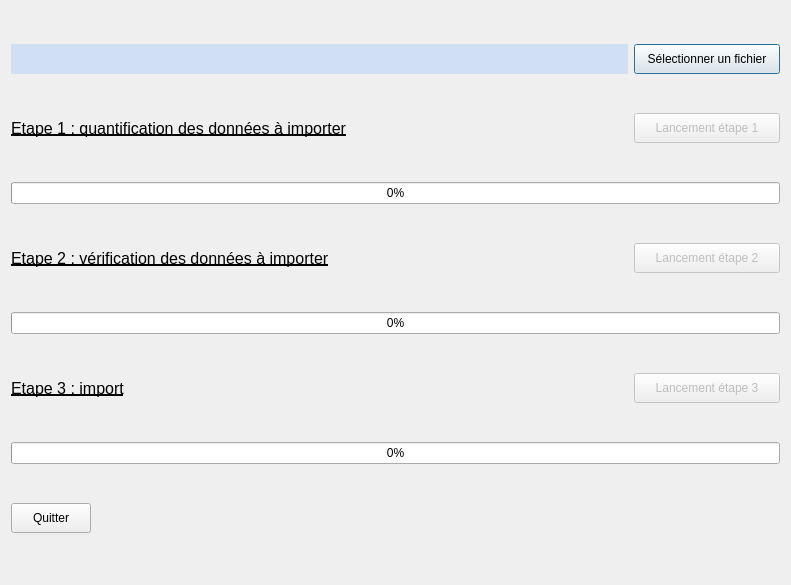
<?xml version="1.0" encoding="UTF-8"?>
<ui version="4.0">
 <class>import_periode_form</class>
 <widget class="QDialog" name="import_periode_form">
  <property name="geometry">
   <rect>
    <x>0</x>
    <y>0</y>
    <width>791</width>
    <height>585</height>
   </rect>
  </property>
  <property name="sizePolicy">
   <sizepolicy hsizetype="Fixed" vsizetype="Fixed">
    <horstretch>0</horstretch>
    <verstretch>0</verstretch>
   </sizepolicy>
  </property>
  <property name="minimumSize">
   <size>
    <width>791</width>
    <height>585</height>
   </size>
  </property>
  <property name="maximumSize">
   <size>
    <width>791</width>
    <height>585</height>
   </size>
  </property>
  <property name="windowTitle">
   <string>Geolimi - Import des marées</string>
  </property>
  <layout class="QVBoxLayout" name="verticalLayout">
   <item>
    <layout class="QHBoxLayout" name="horizontalLayout">
     <item>
      <widget class="QLabel" name="lbl_url_fichier">
       <property name="maximumSize">
        <size>
         <width>16777215</width>
         <height>30</height>
        </size>
       </property>
       <property name="styleSheet">
        <string notr="true">background-color: rgb(209, 223, 245);</string>
       </property>
       <property name="text">
        <string/>
       </property>
      </widget>
     </item>
     <item>
      <widget class="QPushButton" name="btnSelectionFichier">
       <property name="minimumSize">
        <size>
         <width>146</width>
         <height>30</height>
        </size>
       </property>
       <property name="maximumSize">
        <size>
         <width>146</width>
         <height>16777215</height>
        </size>
       </property>
       <property name="toolTip">
        <string>Sélectionner le fichier à importer</string>
       </property>
       <property name="text">
        <string>Sélectionner un fichier</string>
       </property>
      </widget>
     </item>
    </layout>
   </item>
   <item>
    <layout class="QHBoxLayout" name="horizontalLayout_2">
     <item>
      <widget class="QLabel" name="label_15">
       <property name="font">
        <font>
         <pointsize>12</pointsize>
         <weight>50</weight>
         <bold>false</bold>
         <underline>true</underline>
        </font>
       </property>
       <property name="layoutDirection">
        <enum>Qt::LeftToRight</enum>
       </property>
       <property name="text">
        <string>Etape 1 : quantification des données à importer</string>
       </property>
       <property name="alignment">
        <set>Qt::AlignLeading|Qt::AlignLeft|Qt::AlignVCenter</set>
       </property>
      </widget>
     </item>
     <item>
      <widget class="QPushButton" name="btnLancementEtape1">
       <property name="enabled">
        <bool>false</bool>
       </property>
       <property name="sizePolicy">
        <sizepolicy hsizetype="Expanding" vsizetype="Fixed">
         <horstretch>0</horstretch>
         <verstretch>0</verstretch>
        </sizepolicy>
       </property>
       <property name="minimumSize">
        <size>
         <width>146</width>
         <height>30</height>
        </size>
       </property>
       <property name="maximumSize">
        <size>
         <width>146</width>
         <height>16777215</height>
        </size>
       </property>
       <property name="toolTip">
        <string>Parcourir le contenu du fichier</string>
       </property>
       <property name="text">
        <string>Lancement étape 1</string>
       </property>
       <property name="icon">
        <iconset resource="resourcesGeolimi.qrc">
         <normaloff>:/plugins/geolimi/icons/import.png</normaloff>:/plugins/geolimi/icons/import.png</iconset>
       </property>
      </widget>
     </item>
    </layout>
   </item>
   <item>
    <widget class="QProgressBar" name="pbEtape1">
     <property name="value">
      <number>0</number>
     </property>
    </widget>
   </item>
   <item>
    <layout class="QHBoxLayout" name="horizontalLayout_3">
     <item>
      <widget class="QLabel" name="label_21">
       <property name="font">
        <font>
         <pointsize>12</pointsize>
         <weight>50</weight>
         <bold>false</bold>
         <underline>true</underline>
        </font>
       </property>
       <property name="layoutDirection">
        <enum>Qt::LeftToRight</enum>
       </property>
       <property name="text">
        <string>Etape 2 : vérification des données à importer</string>
       </property>
       <property name="alignment">
        <set>Qt::AlignLeading|Qt::AlignLeft|Qt::AlignVCenter</set>
       </property>
      </widget>
     </item>
     <item>
      <widget class="QPushButton" name="btnLancementEtape2">
       <property name="enabled">
        <bool>false</bool>
       </property>
       <property name="sizePolicy">
        <sizepolicy hsizetype="Fixed" vsizetype="Fixed">
         <horstretch>0</horstretch>
         <verstretch>0</verstretch>
        </sizepolicy>
       </property>
       <property name="minimumSize">
        <size>
         <width>146</width>
         <height>30</height>
        </size>
       </property>
       <property name="maximumSize">
        <size>
         <width>146</width>
         <height>16777215</height>
        </size>
       </property>
       <property name="toolTip">
        <string>Vérifier le contenu du fichier</string>
       </property>
       <property name="text">
        <string>Lancement étape 2</string>
       </property>
       <property name="icon">
        <iconset resource="resourcesGeolimi.qrc">
         <normaloff>:/plugins/geolimi/icons/import.png</normaloff>:/plugins/geolimi/icons/import.png</iconset>
       </property>
      </widget>
     </item>
    </layout>
   </item>
   <item>
    <widget class="QProgressBar" name="pbEtape2">
     <property name="value">
      <number>0</number>
     </property>
    </widget>
   </item>
   <item>
    <layout class="QHBoxLayout" name="horizontalLayout_4">
     <item>
      <widget class="QLabel" name="label_27">
       <property name="font">
        <font>
         <pointsize>12</pointsize>
         <weight>50</weight>
         <bold>false</bold>
         <underline>true</underline>
        </font>
       </property>
       <property name="layoutDirection">
        <enum>Qt::LeftToRight</enum>
       </property>
       <property name="text">
        <string>Etape 3 : import</string>
       </property>
       <property name="alignment">
        <set>Qt::AlignLeading|Qt::AlignLeft|Qt::AlignVCenter</set>
       </property>
      </widget>
     </item>
     <item>
      <widget class="QPushButton" name="btnLancementEtape3">
       <property name="enabled">
        <bool>false</bool>
       </property>
       <property name="sizePolicy">
        <sizepolicy hsizetype="Fixed" vsizetype="Fixed">
         <horstretch>0</horstretch>
         <verstretch>0</verstretch>
        </sizepolicy>
       </property>
       <property name="minimumSize">
        <size>
         <width>146</width>
         <height>30</height>
        </size>
       </property>
       <property name="maximumSize">
        <size>
         <width>146</width>
         <height>16777215</height>
        </size>
       </property>
       <property name="toolTip">
        <string>Insérer les données dans la base</string>
       </property>
       <property name="text">
        <string>Lancement étape 3</string>
       </property>
       <property name="icon">
        <iconset resource="resourcesGeolimi.qrc">
         <normaloff>:/plugins/geolimi/icons/import.png</normaloff>:/plugins/geolimi/icons/import.png</iconset>
       </property>
      </widget>
     </item>
    </layout>
   </item>
   <item>
    <widget class="QProgressBar" name="pbEtape3">
     <property name="value">
      <number>0</number>
     </property>
    </widget>
   </item>
   <item>
    <widget class="QPushButton" name="btnQuitter">
     <property name="sizePolicy">
      <sizepolicy hsizetype="Fixed" vsizetype="Fixed">
       <horstretch>0</horstretch>
       <verstretch>0</verstretch>
      </sizepolicy>
     </property>
     <property name="minimumSize">
      <size>
       <width>75</width>
       <height>30</height>
      </size>
     </property>
     <property name="text">
      <string>Quitter</string>
     </property>
     <property name="icon">
      <iconset resource="resourcesGeolimi.qrc">
       <normaloff>:/plugins/geolimi/icons/quit.png</normaloff>:/plugins/geolimi/icons/quit.png</iconset>
     </property>
    </widget>
   </item>
  </layout>
 </widget>
 <resources>
  <include location="resourcesGeolimi.qrc"/>
 </resources>
 <connections/>
</ui>
